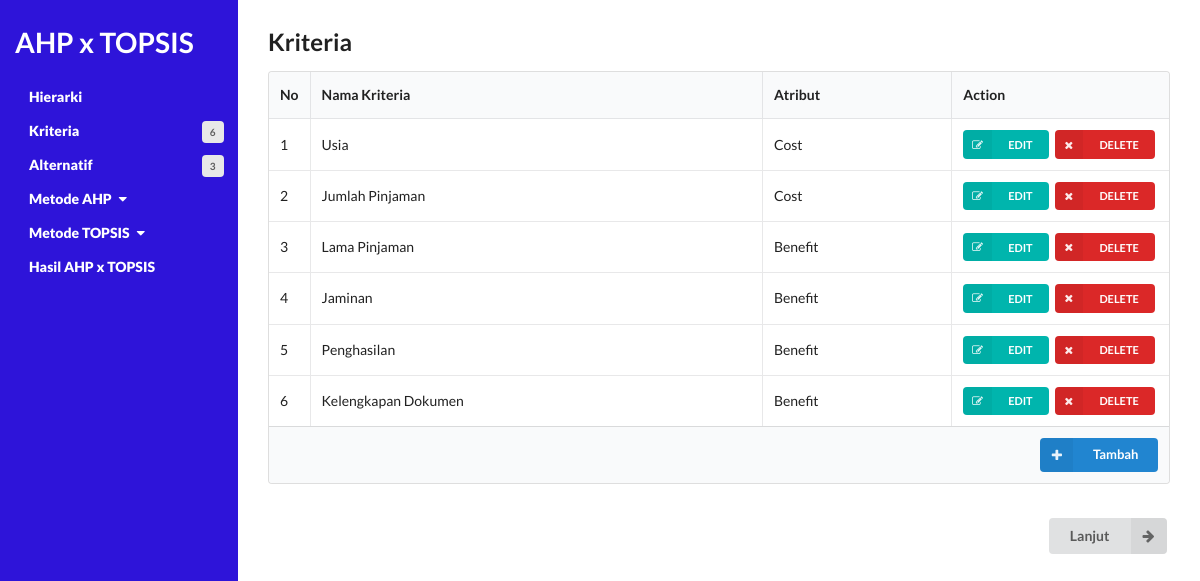
Page /kriteria.php on the committed database.
### tables this page shows
CREATE TABLE `kriteria` (
  `id` int(11) NOT NULL,
  `nama` varchar(30) NOT NULL,
  `atribut` enum('Cost','Benefit','','') NOT NULL
);

### config.php (called while the page is built, shortened)
<?php
	$database = 'database';
?>

### fungsi.php (called while the page is built, shortened)
<?php
function getKriteriaNama($no_urut) {
	include('config.php');
	$query  = "SELECT nama FROM kriteria ORDER BY id";
	$result = mysqli_query($koneksi, $query);
	while ($row = mysqli_fetch_array($result)) {
		$nama[] = $row['nama'];
	}
	return $nama[($no_urut)];
}
function getAlternatifNama($no_urut) {
	include('config.php');
	$query  = "SELECT nama FROM alternatif ORDER BY id";
	$result = mysqli_query($koneksi, $query);
	while ($row = mysqli_fetch_array($result)) {
		$nama[] = $row['nama'];
	}
	return $nama[($no_urut)];
}
function getJumlahAlternatif() {
	include('config.php');
	$query  = "SELECT count(*) FROM alternatif";
	$result = mysqli_query($koneksi, $query);
	while ($row = mysqli_fetch_array($result)) {
		$jmlData = $row[0];
	}
	return $jmlData;
}
function getJumlahKriteria() {
	include('config.php');
	$query  = "SELECT count(*) FROM kriteria";
	$result = mysqli_query($koneksi, $query);
	while ($row = mysqli_fetch_array($result)) {
		$jmlData = $row[0];
	}
	return $jmlData;
}
	?>

### kriteria.php (the view, shortened to what this page needs)
<?php
	include('config.php');
	include('fungsi.php');
	include('header.php');
?>
<section class="content">
	<h2 class="ui header">Kriteria</h2>
	<table class="ui celled table">
		<thead>
			<tr>
				<th class="collapsing">No</th>
				<th>Nama Kriteria</th>
				<th>Atribut</th>
				<th>Action</th>
			</tr>
		</thead>
		<tbody>
		<?php
			$query = "SELECT * FROM kriteria ORDER BY id";
			$result	= mysqli_query($koneksi, $query);
			$i = 0;
			while ($row = mysqli_fetch_array($result)) {
				$i++;
		?>
			<tr>
				<td><?php echo $i ?></td>
				<td><?php echo $row['nama'] ?></td>
				<td><?= $row['atribut'] ?></td>
				<td class="right aligned collapsing">
				<form method="post" action="kriteria.php">
						<button type="submit" name="edit" class="ui mini teal left labeled icon button"><i class="right edit icon"></i>EDIT</button>
						<button type="submit" name="delete" class="ui mini red left labeled icon button"><i class="right remove icon"></i>DELETE</button>
				</form>
				</td>
			</tr>
	<?php } ?>
		</tbody>
		<tfoot class="full-width">
			<?php if(getJumlahKriteria() < 10){ ?>
			<tr>
				<th colspan="4">
					<a href="tambah.php?jenis=kriteria">
						<div class="ui right floated small primary labeled icon button hidden">
						<i class="plus icon"></i>Tambah
						</div>
					</a>
				</th>
			</tr>
			<?php } ?>
		</tfoot>
	</table>
	<br>
	<form action="alternatif.php">
	<button class="ui right labeled icon button" style="float: right;">
		<i class="right arrow icon"></i>
		Lanjut
	</button>
	</form>
</section>
<?php include('footer.php'); ?>

### assets/css/style.css (style rules this page uses)
html { display: -webkit-box;display: -ms-flexbox;display: flex; -webkit-box-orient: vertical; -webkit-box-direction: normal; -ms-flex-direction: column; flex-direction: column; }
body { display: -webkit-box; display: -ms-flexbox; display: flex; -webkit-box-orient: vertical; -webkit-box-direction: normal; -ms-flex-direction: column; flex-direction: column; min-height: 100vh; }
.content { display: block; -webkit-box-flex: 1; -ms-flex: 1; flex: 1; }
body { margin: 0; background: rgba(255, 255, 255, 0.918); }
header, nav, section, footer { padding: 10px 30px; margin: 0; color: rgba(255, 255, 255, 0.452); }
section { background: white; color: black; padding: 30px; }

### assets/css/w3.css (style rules this page uses)
*, *:before, *:after { box-sizing: inherit }
html { -ms-text-size-adjust: 100%; -webkit-text-size-adjust: 100% }
body { margin: 0 }
article, aside, details, figcaption, figure, footer, header, main, menu, nav, section { display: block }
a { background-color: transparent }
button, input, select, textarea, optgroup { font: inherit; margin: 0 }
button, input { overflow: visible }
button, select { text-transform: none }
button, [type=button], [type=reset], [type=submit] { -webkit-appearance: button }
html, body { font-family: Verdana, sans-serif; font-size: 15px; line-height: 1.5 }
html { overflow-x: hidden }
h2 { font-size: 30px }
h1, h2, h3, h4, h5, h6 { font-family: "Segoe UI", Arial, sans-serif; font-weight: 400; margin: 10px 0 }
a { color: inherit }

### rows in the picture
kriteria: nama "Usia", atribut "Cost"
kriteria: nama "Jumlah Pinjaman", atribut "Cost"
kriteria: nama "Lama Pinjaman", atribut "Benefit"
kriteria: nama "Jaminan", atribut "Benefit"
kriteria: nama "Penghasilan", atribut "Benefit"
kriteria: nama "Kelengkapan Dokumen", atribut "Benefit"

### other values in the picture
getJumlahKriteria() "6"
getJumlahAlternatif() "3"
